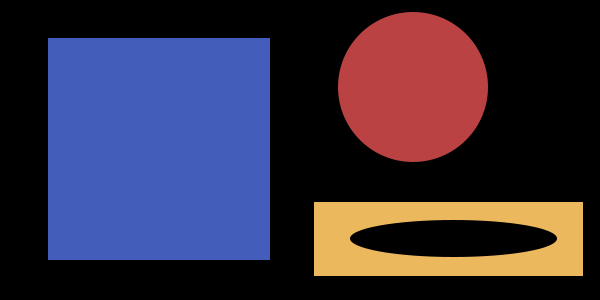
#> input picture opencv/shapes.png, 600 x 300 px, given in place of shapes.jpg, which was not available
$ python program24.py
#> lines starting #> are read from the running program, lines starting #| are printed output that depends on the picture; after the words box and inside, x2 and y2 are one past the last pixel; in counts of white or black regions, pixels touching at a corner belong together; pictures that were not available may be replaced by others from this repository, and a replacement may not be noted
import cv2

image = cv2.imread('./shapes.jpg')
#> image is the input picture: shape (300, 600, 3); mean B, G, R 64.6, 46.4, 54.5
cv2.imshow("Original Sign", image)

# step1: convert to grayscala
gray = cv2.cvtColor(image, cv2.COLOR_BGR2GRAY)
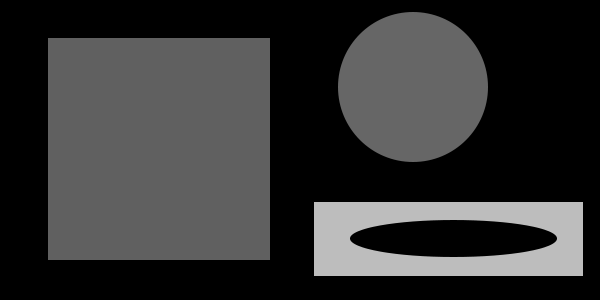
#> gray: shape (300, 600); min 0, max 189, mean 50.9

# step2: blur the image
blurred = cv2.GaussianBlur(gray, (3, 3), 0)

# step3: thresholding
(thresholdValue, thresh) = cv2.threshold(blurred, 0, 255, cv2.THRESH_BINARY_INV | cv2.THRESH_OTSU)
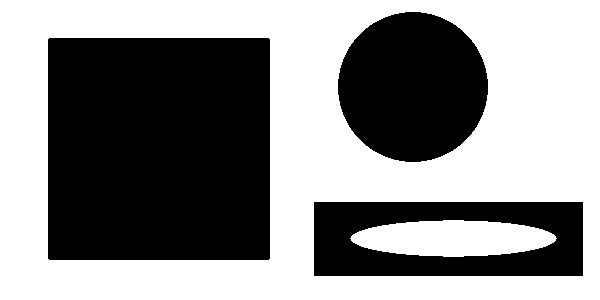
#> thresh: shape (300, 600); 55% white; 3 black regions
#> thresholdValue = 56
cv2.imshow("Threshold", thresh)

# step4: contours
contours = cv2.findContours(thresh, cv2.RETR_EXTERNAL, cv2.CHAIN_APPROX_SIMPLE)
#> contours = 1 contour; box (x1, y1, x2, y2) and area: (0, 0, 600, 300) 179101
contours = contours[0] if len(contours) == 2 else contours[1]
#> contours = [[[0, 0], [0, 299], [599, 299], [599, 0]]]

# step5: find vertices
for c in contours:

    peri = cv2.arcLength(c, True)
    approx = cv2.approxPolyDP(c, 0.04 * peri, True)

    shape = ""
    if len(approx) == 3:
        shape = "triangle"

    elif len(approx) == 4:
        (x, y, w, h) = cv2.boundingRect(approx)
        diff = abs(w - h)

        if diff < 10:
            shape = "square"
        else:
            shape = "rectangle"

    else:
        shape = "circle"

    # draw contour
    cv2.drawContours(image, [c], -1, (0, 255, 0), 2)

    # put text in the ceneter of the contour
    M = cv2.moments(c)
    cX = int(M["m10"] / M["m00"])
    cY = int(M["m01"] / M["m00"])
    cv2.putText(image, shape, (cX - 40, cY), cv2.FONT_HERSHEY_PLAIN, 1.5, (255, 0, 0), 4)
#> this loop made 1 pass
#> (peri, approx, shape, x, y, w, h, diff) on pass 1: (1796, [[0, 0], [0, 299], [599, 299], [599, 0]], 'rectangle', 0, 0, 600, 300, 300)
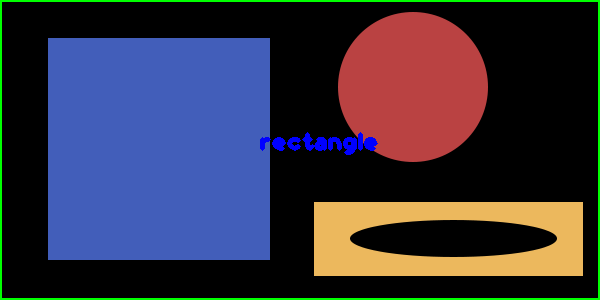
#> image: shape (300, 600, 3); 2.64% of pixels changed, all inside (x1, y1, x2, y2) = (0, 0, 600, 300)

cv2.imshow("Shape Detection", image)
cv2.waitKey(0)
cv2.destroyAllWindows()
